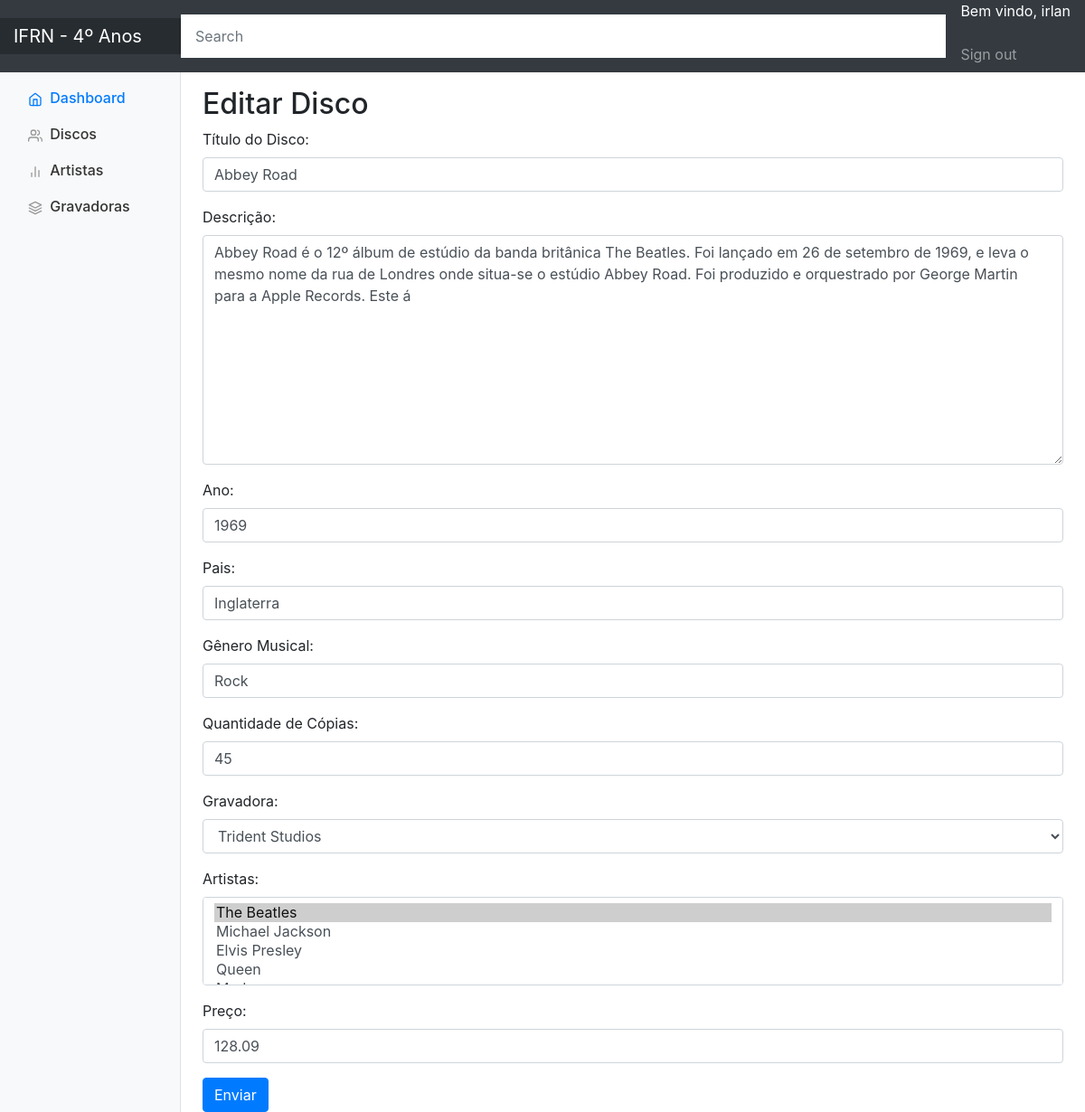
/editar_disco/1 (signed in), run on the app's committed database.
### apps/disco/models.py (models this page shows, shortened)
class Disco(models.Model):
    nome = models.CharField(max_length=150, verbose_name="Título do Disco")
    descricao = models.TextField(max_length=600, verbose_name="Descrição")
    ano = models.IntegerField()
    pais = models.CharField(max_length=150)
    genero = models.CharField(max_length=150, verbose_name="Gênero Musical")
    quantidade = models.IntegerField(verbose_name="Quantidade de Cópias")
    selo_fonografico = models.ForeignKey(Selo_Fonografico, on_delete=models.CASCADE, verbose_name="Gravadora")
    artistas = models.ManyToManyField(Artista)
    preco = models.DecimalField(max_digits=5, decimal_places=2, verbose_name="Preço")

class Selo_Fonografico(models.Model):
    nome = models.CharField(max_length=150)
    def __str__(self):
        return self.nome

### apps/disco/views.py (the view)
# urls.py: path("editar_disco/<int:pk>", views.edit_disco, name="edit_disco"),
@login_required
def edit_disco(request, pk):
    context = {"acao": "Editar"}
    if request.POST:
        form = DiscoForm(request.POST)
        if form.is_valid():
            form.save()
            return HttpResponseRedirect(reverse("index"))
        else:
            context["form"] = form
            return render(request, "disco/form.html", context)
    else:
        disco = Disco.objects.get(pk=pk)
        form = DiscoForm(instance=disco)
        context["form"] = form
        return render(request, "disco/form.html", context)

### apps/disco/forms.py
class DiscoForm(forms.ModelForm):
    class Meta:
        model = Disco
        fields = ['nome', 'descricao', 'ano', 'pais', 'genero', 'quantidade', 'selo_fonografico', 'artistas', 'preco']
        widgets = {
            'nome': forms.TextInput(attrs={'class': 'form-control'}),
            'descricao': forms.Textarea(attrs={'class': 'form-control'}),
            'ano': forms.NumberInput(attrs={'class': 'form-control'}),
            'pais': forms.TextInput(attrs={'class': 'form-control'}),
            'genero': forms.TextInput(attrs={'class': 'form-control'}),
            'quantidade': forms.NumberInput(attrs={'class': 'form-control'}),
            'selo_fonografico': forms.Select(attrs={'class': 'form-control'}),
            'artistas': forms.SelectMultiple(attrs={'class': 'form-control'}),
            'preco': forms.NumberInput(attrs={'class': 'form-control'}),
        }

### apps/disco/models.py (called while the page is built)
    def __str__(self):
        return self.nome

### apps/disco/templates/disco/form.html (shortened to what this page needs)
{% extends 'base.html' %}
{% block center %}
    <h2> {{ acao }} Disco</h2>
    <form method="post">
        {{ form.as_p }}
        <button type="submit" class="btn btn-primary">Enviar</button>
    </form>
{% endblock %}

### templates/base.html (shortened to what this page needs)
{% load static %}
<!DOCTYPE html>
<html lang="en">
  <head>
    <link href="{% static 'css/dashboard.css' %}" rel="stylesheet" />
    <link
      rel="stylesheet"
      href="https://getbootstrap.com/docs/4.0/dist/css/bootstrap.min.css"
    />
  </head>
  <body>
    <nav class="navbar navbar-dark sticky-top bg-dark flex-md-nowrap p-0">
      <a class="navbar-brand col-sm-3 col-md-2 mr-0" href="#">IFRN - 4º Anos</a>
      <input
        class="form-control form-control-dark w-100"
        type="text"
        placeholder="Search"
        aria-label="Search"
      />
      <ul class="navbar-nav px-3">
        <li class="nav-item text-nowrap">
          {% if user.is_authenticated %}
          <p class="text-white">Bem vindo, {{ user.username }}</p>
          <a class="nav-link" href="{% url 'logout' %}">Sign out</a>
          {% endif %}
        </li>
      </ul>
    </nav>
    <div class="container-fluid">
      <div class="row">
        <nav class="col-md-2 d-none d-md-block bg-light sidebar">
          <div class="sidebar-sticky">
            <ul class="nav flex-column">
              <li class="nav-item">
                <a class="nav-link active" href="{% url 'dashboard' %}">
                  Dashboard <span class="sr-only">(current)</span>
                </a>
              </li>
              <li class="nav-item">
                <a class="nav-link" href="{% url 'index' %}">
                  Discos
                </a>
              </li>
              <li class="nav-item">
                <a class="nav-link" href="#">
                  Artistas
                </a>
              </li>
              <li class="nav-item">
                <a class="nav-link" href="#">
                  Gravadoras
                </a>
              </li>
            </ul>
          </div>
        </nav>
        <main role="main" class="col-md-9 ml-sm-auto col-lg-10 pt-3 px-4">
          {% block center %} {% endblock %}
        </main>
      </div>
    </div>
  </body>
</html>

### static/css/dashboard.css (style rules this page uses)
body { font-size: .875rem; }
.feather { width: 16px; height: 16px; vertical-align: text-bottom; }
.sidebar { position: fixed; top: 0; bottom: 0; left: 0; z-index: 100; padding: 0; box-shadow: inset -1px 0 0 rgba(0, 0, 0, .1); }
.sidebar-sticky { position: -webkit-sticky; position: sticky; top: 48px; height: calc(100vh - 48px); padding-top: .5rem; overflow-x: hidden; overflow-y: auto; }
.sidebar .nav-link { font-weight: 500; color: #333; }
.sidebar .nav-link .feather { margin-right: 4px; color: #999; }
.sidebar .nav-link.active { color: #007bff; }
.sidebar .nav-link:hover .feather, .sidebar .nav-link.active .feather { color: inherit; }
.navbar-brand { padding-top: .75rem; padding-bottom: .75rem; font-size: 1rem; background-color: rgba(0, 0, 0, .25); box-shadow: inset -1px 0 0 rgba(0, 0, 0, .25); }
.navbar .form-control { padding: .75rem 1rem; border-width: 0; border-radius: 0; }
.form-control-dark { color: #fff; background-color: rgba(255, 255, 255, .1); border-color: rgba(255, 255, 255, .1); }

### data on the page
Disco: nome "Abbey Road", descricao "Abbey Road é o 12º álbum de estúdio da banda britânica The Beatles. Foi lançado em 26 de setembro de 1969, e leva o mesmo nome da rua de Londres onde situa-se o estúdio Abbey Road. Foi produzido e orquestrado por George Martin para a Apple Records. Este á", ano "1969", pais "Inglaterra", genero "Rock", quantidade "45", selo_fonografico "Trident Studios", preco "128.09"

### other printed values
{{ user.username }} "irlan"
{{ acao }} "Editar"
